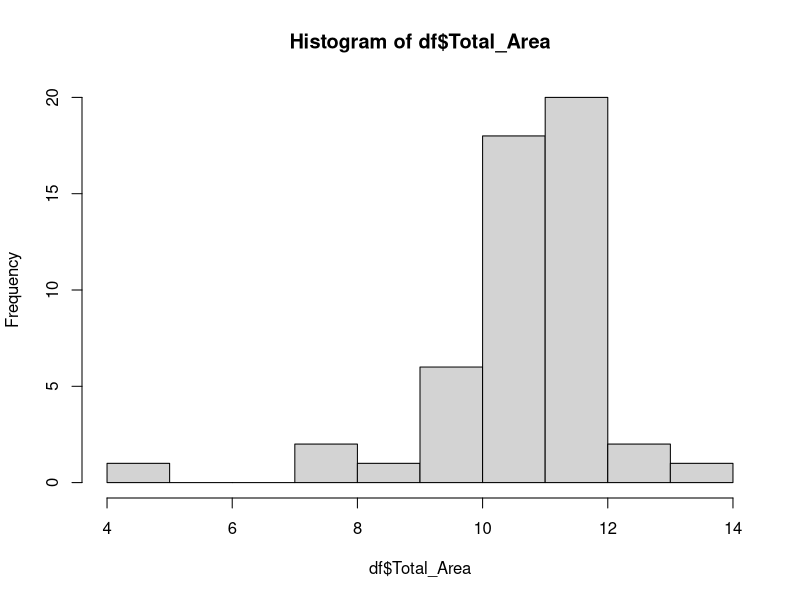
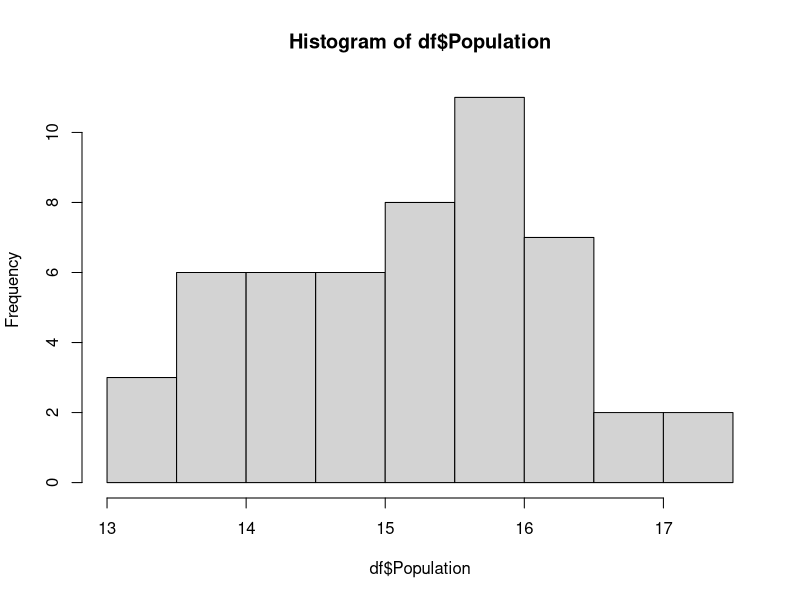
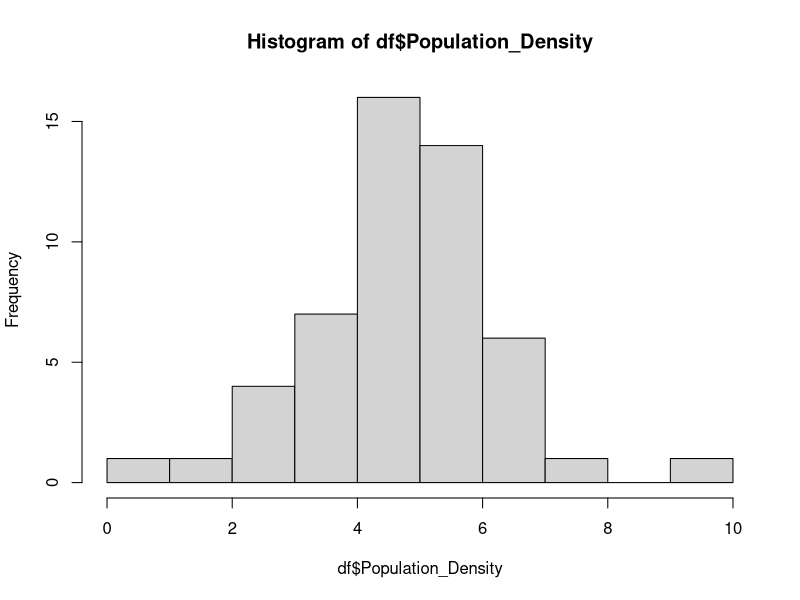
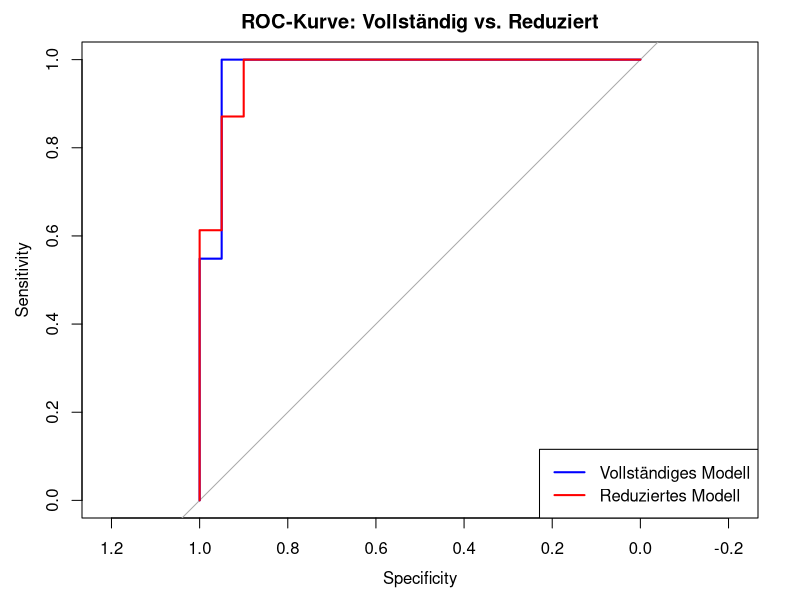

Source code (R) for these figures, in order: (Note: this script raises an error after producing the figures.)
df <- read.csv("US_election_2024.csv", sep = ";", dec = ",")
head(df)
str(df)

dim(df)
#51 11

summary(df)
#keine NA Werte

#Deskriptive Analyse

table(df$State)
#Eine Beobachung aus jedem Staat

table(df$Leading_Candidate)
# Harris  Trump 
# 20     31 

#Statistische Kennwerte für kardinal stetig skalierte Variablen
num_stat <- function(data) {
  var_name <- variable.names(df[3:10])
  result <- matrix(NA, nrow = length(data), ncol = 8)
  colnames(result) <- c("Merkmal", "min", "q0.25", "q0.5", 
                        "Arith. Mittel", "q0.75", "max", "sd")
  for(i in 1:length(data)) {
    var_data <- data[[i]]
    
    q1 <- quantile(var_data, 0.25, type = 2)
    q3 <- quantile(var_data, 0.75, type = 2)
    
    result[i, 1] <- var_name[i]
    result[i, 2] <- sprintf("%.3f", min(var_data))
    result[i, 3] <- sprintf("%.3f", q1)
    result[i, 4] <- sprintf("%.3f", median(var_data))
    result[i, 5] <- sprintf("%.3f", mean(var_data))
    result[i, 6] <- sprintf("%.3f", q3)
    result[i, 7] <- sprintf("%.3f", max(var_data))
    result[i, 8] <- sprintf("%.3f", sd(var_data))
  } 
  return(as.data.frame(result))
}
num_stat(df[,3:10])

# Datenaufbereitung
df$Total_Area <- log(df$Total_Area)
print(df$Total_Area)
hist(df$Total_Area)

df$Population <- log(df$Population)
print(df$Population)
hist(df$Population)

df$Population_Density <- log(df$Population_Density)
print(df$Population_Density)
hist(df$Population_Density)

################################################################################

# Aufgabe 1 - die Zielvariable Leading_Candidate modellieren
# Harris = 0, Trump = 1 kodieren (da wir Logistische Regression verwenden, 
# muss die Zielvariable numerisch sein und als 0 und 1 kodiert werden)
df$Leading_Candidate <- ifelse(df$Leading_Candidate == "Harris", 0, 1)
df$Leading_Candidate <- as.factor(df$Leading_Candidate)

# Logistische Regression
Modell_voll <- glm(df$Leading_Candidate ~ df$Total_Area + df$Population
              + df$Median_Age + df$Birth_Rate + df$HDI + df$Unemployment_Rate + df$Median_Rent
              + df$Health_Insurance_Coverage, family = binomial)

# Ergebnisse anzeigen
summary(Modell_voll)

# Call:
#   glm(formula = df$Leading_Candidate ~ df$Total_Area + df$Population + 
#         df$Median_Age + df$Birth_Rate + df$HDI + df$Unemployment_Rate + 
#         df$Median_Rent + df$Health_Insurance_Coverage, family = binomial)
# 
# Coefficients:
#   Estimate Std. Error z value Pr(>|z|)
# (Intercept)                   1.325e+02  8.332e+01   1.590    0.112
# df$Total_Area                 1.060e+00  1.495e+00   0.709    0.478
# df$Population                 1.667e+00  1.071e+00   1.557    0.119
# df$Median_Age                -2.686e-01  5.962e-01  -0.450    0.652
# df$Birth_Rate                 5.353e-02  2.768e-01   0.193    0.847
# df$HDI                       -6.299e+01  6.179e+01  -1.019    0.308
# df$Unemployment_Rate         -2.392e+02  1.733e+02  -1.381    0.167
# df$Median_Rent               -7.343e-03  5.643e-03  -1.301    0.193
# df$Health_Insurance_Coverage -9.046e+01  6.638e+01  -1.363    0.173
# 
# (Dispersion parameter for binomial family taken to be 1)
# 
# Null deviance: 68.310  on 50  degrees of freedom
# Residual deviance: 16.198  on 42  degrees of freedom
# AIC: 34.198
# 
# Number of Fisher Scoring iterations: 8

################################################################################
# Aufgabe 2

# Schrittweise Selektion basierend auf AIC
# Durchführung der Schrittweisen Selektion (beide Richtungen)
Modell_reduziert <- step(Modell_voll, direction = "both", trace = 0)

# Zusammenfassung des ausgewählten Modells
summary(Modell_reduziert)

# Call:
#   glm(formula = df$Leading_Candidate ~ df$Population + df$Median_Age + 
#         df$Unemployment_Rate + df$Median_Rent + df$Health_Insurance_Coverage, 
#       family = binomial)
# 
# Coefficients:
#   Estimate Std. Error z value Pr(>|z|)   
# (Intercept)                   1.431e+02  5.250e+01   2.725  0.00642 **
# df$Population                 1.672e+00  9.192e-01   1.819  0.06887 . 
# df$Median_Age                -3.783e-01  2.961e-01  -1.278  0.20129   
# df$Unemployment_Rate         -1.818e+02  1.274e+02  -1.427  0.15345   
# df$Median_Rent               -1.163e-02  4.348e-03  -2.676  0.00745 **
# df$Health_Insurance_Coverage -1.404e+02  5.540e+01  -2.534  0.01126 * 
#   ---
#   Signif. codes:  0 ‘***’ 0.001 ‘**’ 0.01 ‘*’ 0.05 ‘.’ 0.1 ‘ ’ 1
# 
# (Dispersion parameter for binomial family taken to be 1)
# 
# Null deviance: 68.310  on 50  degrees of freedom
# Residual deviance: 17.524  on 45  degrees of freedom
# AIC: 29.524
# 
# Number of Fisher Scoring iterations: 8

# Konfidenzintervalle der Koeffizienten
confint.default(Modell_reduziert)
#                                       2.5 %        97.5 %
#  (Intercept)                    40.18578546 245.969897615
#  df$Population                  -0.12929658   3.473717303
#  df$Median_Age                  -0.95863441   0.201945736
#  df$Unemployment_Rate         -431.53963693  67.841629156
#  df$Median_Rent                 -0.02015508  -0.003113086
#  df$Health_Insurance_Coverage -248.97290664 -31.820859017

# Vergleich der Modelle anhand von AIC
cat("AIC des vollständigen Modells:", AIC(Modell_voll), "\n")
# AIC des vollständigen Modells: 34.19821 

cat("AIC des reduzierten Modells:", AIC(Modell_reduziert), "\n")
# AIC des reduzierten Modells: 29.5241 

###############################################################################
#Aufgabe 3

# Installation und Laden der notwendigen Pakete
library(pROC) # ROC-Kurvenanalyse und AUC-Berechnung
library(caret) # Kreuzvalidierung und Vergleich von Modellen

# ROC-Kurve und AUC für das vollständige Modell
pred_full <- predict(Modell_voll, type = "response")
roc_full <- roc(df$Leading_Candidate, pred_full)
auc_full <- auc(roc_full)

# ROC-Kurve und AUC für das reduzierte Modell
pred_reduced <- predict(Modell_reduziert, type = "response")
roc_reduced <- roc(df$Leading_Candidate, pred_reduced)
auc_reduced <- auc(roc_reduced)

# ROC-Kurven plotten
plot(roc_full, col = "blue", main = "ROC-Kurve: Vollständig vs. Reduziert")
lines(roc_reduced, col = "red")
legend("bottomright", legend = c("Vollständiges Modell", "Reduziertes Modell"),
       col = c("blue", "red"), lwd = 2)

# AUC-Werte ausgeben
cat("AUC des vollständigen Modells:", auc_full, "\n")
cat("AUC des reduzierten Modells:", auc_reduced, "\n")

# Kreuzvalidierung für das vollständige Modell
set.seed(123)
train_control <- trainControl(
  method = "cv",
  number = 10,
  classProbs = TRUE,
  summaryFunction = twoClassSummary
)

model_full_cv <- train(
  Leading_Candidate ~ Total_Area + Population +
    Median_Age + Birth_Rate + HDI + Unemployment_Rate +
    Median_Rent + Health_Insurance_Coverage,
  data = df,
  method = "glm",
  family = "binomial",
  trControl = train_control,
  metric = "ROC"
)

# Kreuzvalidierung für das reduzierte Modell
model_reduced_cv <- train(
  Leading_Candidate ~ Population + Median_Age + Unemployment_Rate +
    Median_Rent + Health_Insurance_Coverage,
  data = df,
  method = "glm",
  family = "binomial",
  trControl = train_control,
  metric = "ROC"
)

# Kreuzvalidierungs-ROC-Werte
cat("Kreuzvalidierungs-ROC des vollständigen Modells:", max(model_full_cv$results$ROC), "\n")
cat("Kreuzvalidierungs-ROC des reduzierten Modells:", max(model_reduced_cv$results$ROC), "\n")

